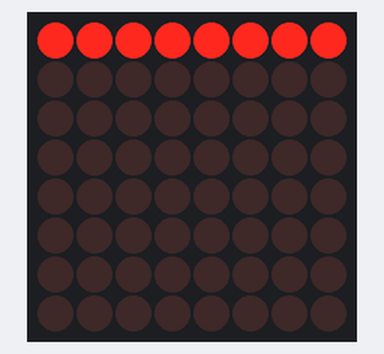
A sketch run on a simulated Arduino Uno, built with avr-gcc and run on an emulated ATmega328P. Parts: 8×8 LED matrix.

Above: at 0.05 s.
At 0.75 s:
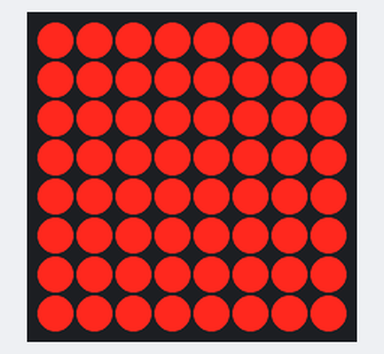
At 1.45 s:
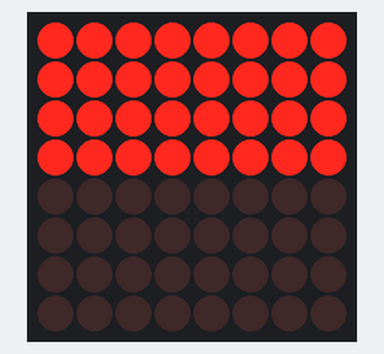

The sketch:

max7219-matrix.ino
```cpp
#include <MD_MAX72xx.h>

// FC16_HW suits most modules; try GENERIC_HW if the image is rotated or mirrored.
#define HARDWARE_TYPE MD_MAX72XX::FC16_HW
const int DIN_PIN = 2;
const int CLK_PIN = 3;
const int CS_PIN = 10;
const int MODULES = 1;  // chained 8x8 modules

MD_MAX72XX mx = MD_MAX72XX(HARDWARE_TYPE, DIN_PIN, CLK_PIN, CS_PIN, MODULES);

void setup() {
  mx.begin();
  mx.control(MD_MAX72XX::INTENSITY, 4);  // brightness 0..15
  mx.clear();
}

void loop() {
  for (uint8_t row = 0; row < 8; row++) {
    mx.setRow(row, 0xFF);
    delay(100);
  }
  mx.clear();
  delay(300);
}
```

Measured:
- by itself, everything shown: repeats every 1.1 s, in 9 steps
